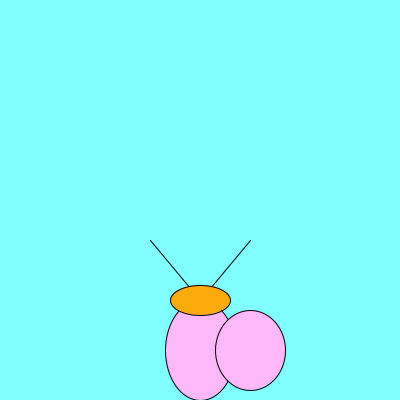
Frame 1 (no input)
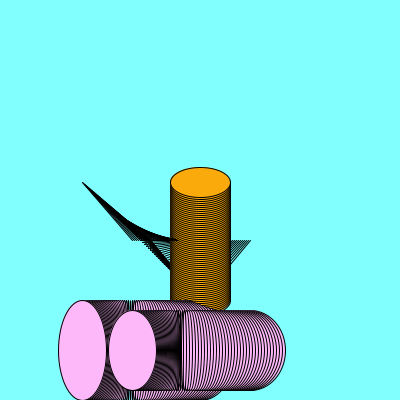
Frame 60 (the mouse pressed at the canvas centre just before this capture)
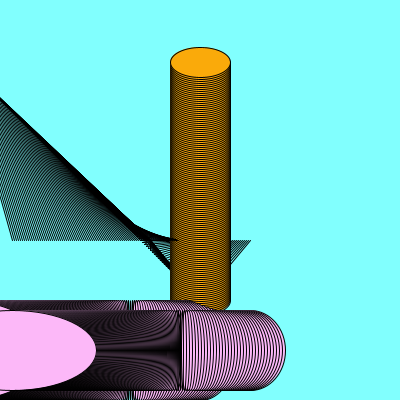
Frame 120 (the mouse held since frame 60 and released just before this capture)

The Processing sketch that drew these frames (run headless with seeded random() and noise(); from frame 60 on, the mouse is pressed at the canvas centre):

// Processing sketch: processing_178482
// ── processing_178482.pde

int body = 200;
int head = 250;
int arms = 70;
int eyes = 300;


void setup () {
size(400,400);
background(#81FFFE);
}

 
void draw (){
ellipseMode(CENTER);
fill(#FCB8F8);
ellipse(body,350,arms,100);
line(body,eyes,head,240);
line(body,eyes,150,240);
fill(#FAAA0A);
ellipse(200,eyes,60,30);
fill(#FCB8F8);
ellipse(head,350,arms,80);
fill(#FCB8F8);
//ellipse(

body = body - 2;
head = head - 2;
arms = arms - 2;
eyes = eyes - 2;
}
